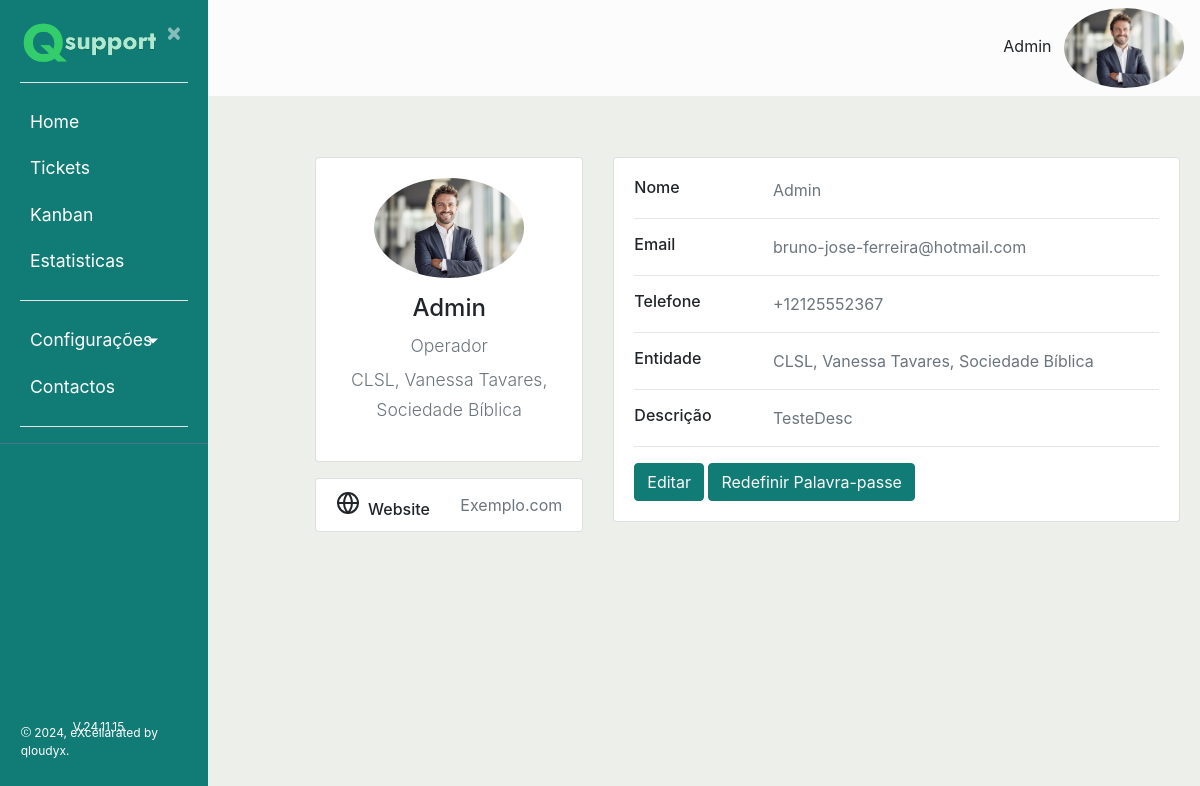
/profile/ (signed in), run on the app's committed database.
### ticket/models.py (models this page shows, shortened)
class Usuarios(AbstractBaseUser):
    uuid = models.UUIDField(default = uuid.uuid4)
    nome = models.CharField(max_length=100, unique=True,verbose_name='Utilizador')
    email = models.EmailField(verbose_name='E-mail')
    foto = models.ImageField(null=True, blank=True, upload_to='users/uploads/fotos',verbose_name='Foto')
    descricao = models.CharField(max_length=250, null=True)
    EscolhasRole = {
    ("Interno", "Interno"),
    ("Operador", "Operador"),
    ("Cliente", "Cliente"),
    }
    role = models.CharField(max_length=50,choices= EscolhasRole ,verbose_name='Cargo')
    entidade = models.ManyToManyField(Entidades, verbose_name='Entidades')
    telefone = PhoneNumberField(null=True, blank=False, unique=True, verbose_name='Telefone')
    date_of_birth = models.DateField(verbose_name='Data de Nascimento')
    is_active = models.BooleanField(default=True, verbose_name='Ativo?')
    is_admin = models.BooleanField(default=False, verbose_name='Admin?')
    objects = MyUserManager()
    USERNAME_FIELD = 'nome'
    REQUIRED_FIELDS = ['date_of_birth','email']
    def nomes_entidade(self):
            return ', '.join([a.nome for a in self.entidade.all()])
    nomes_entidade.short_description = "Entidades"

class Entidades(models.Model):
    nome = models.CharField(max_length=100)
    externo = models.BooleanField(default=False)

### users/views.py (the view)
# urls.py: path('profile/', users_views.profile, name='profile'), #URL para os perfís
@login_required
def profile(request):
    total = Ticket.objects.count()
    filtroresolvido = Ticket.objects.filter(estado="3")
    resolvido = filtroresolvido.count()
    percentresolvido = int(resolvido / total * 100)
    filtrocritico = Ticket.objects.filter(prioridade="4")
    critico = filtrocritico.count()
    percentcritico = int(critico / total * 100)
    filtroalto = Ticket.objects.filter(prioridade="3")
    alto = filtroalto.count()
    percentalto = int(alto / total * 100)
    filtromedio = Ticket.objects.filter(prioridade="2")
    medio = filtromedio.count()
    percentmedio = int(medio / total * 100)
    filtrobaixo = Ticket.objects.filter(prioridade="1")
    baixo = filtrobaixo.count()
    percentbaixo = int(baixo / total * 100)
    return render (request, 'users/profile.html',context =
                   {
                    'resolvido':percentresolvido,
                    'critico':percentcritico,
                    'alto':percentalto,
                    'medio':percentmedio,
                    'baixo':percentbaixo,
                   }
                   )

### users/templates/users/profile.html (shortened to what this page needs)
{% extends "ticket/base.html" %}
{% block content %}
    <div class="row gutters-sm">
        <div class="col-md-4 mb-3">
            <div class="card">
                <div class="card-body">
                    <div class="d-flex flex-column align-items-center text-center">
                        <img src= "{{ user.foto.url }} " alt="Admin" class="rounded-circle" width="150" />
                        <div class="mt-3">
                        <h4 class="account-Heading">{{ user.nome }}</h4>
                        <p style="text-align: center" class="text-secondary mb-1">{{user.role}}</p>
                        <p style="text-align: center" class="text-muted font-size-sm">{{user.nomes_entidade}}</p>
                    </div>
                </div>
            </div>
        </div>
        <div class="card mt-3">
            <ul class="list-group list-group-flush">
                <li class="list-group-item d-flex justify-content-between align-items-center flex-wrap">
                    <h6 class="mb-0">Website</h6>
                    <span class="text-secondary">Exemplo.com</span>
                </li>
            </ul>
        </div>
    </div>
    <div class="col-md-8">
        <div class="card mb-3">
            <div class="card-body">
                <div class="row">
                    <div class="col-sm-3">
                            <h6 class="mb-0">Nome</h6>
                        </div>
                        <div class="col-sm-9 text-secondary">
                            {{ user.nome }}
                        </div>
                    </div>
                    <hr>
                    <div class="row">
                        <div class="col-sm-3">
                            <h6 class="mb-0">Email</h6>
                        </div>
                        <div class="col-sm-9 text-secondary">
                            {{ user.email }}
                        </div>
                    </div>
                    <hr>
                    <div class="row">
                        <div class="col-sm-3">
                            <h6 class="mb-0">Telefone</h6>
                        </div>
                        <div class="col-sm-9 text-secondary">
                            {{ user.telefone }}
                        </div>
                    </div>
                    <hr>
                    <div class="row">
                        <div class="col-sm-3">
                            <h6 class="mb-0">Entidade</h6>
                        </div>
                        <div class="col-sm-9 text-secondary">
                            {{ user.nomes_entidade }}
                        </div>
                    </div>
                    <hr>
                    <div class="row">
                        <div class="col-sm-3">
                            <h6 class="mb-0">Descrição</h6>
                        </div>
                        <div class="col-sm-9 text-secondary">
                            {{ user.descricao }}
                        </div>
                    </div>
                    <hr>
                    <div class="row">
                        <div class="col-sm-12">
                            <a class="btn btn-info " target="" href="{% url 'editar_perfil' user.uuid %}">Editar</a>
                            <a class="btn btn-info " target="" href="{% url 'email' %}">Redefinir Palavra-passe</a>
                        </div>
                    </div>
                </div>
            </div>
        </div>
    </div>
{% endblock content %}

### ticket/templates/ticket/base.html (shortened to what this page needs)
{% load static %}
<!DOCTYPE html>
<html lang="en">
<head>
    <link rel="stylesheet" href="https://cdn.jsdelivr.net/npm/bootstrap@4.0.0/dist/css/bootstrap.min.css">
    <link rel="stylesheet" type="text/css" href="{% static 'ticket/main.css' %}">
</head>
<body>
    {% if user.nome == "Registo" %}
    <div class="wrapper">
        <nav id="sidebar">
            <div class="sidebar-header">
                <a href = "{% url 'ticket-home' %}"> <img src="{% static 'ticket/Qloudyx3.png' %}" style="width:150px;height:100%;"></a>
                <a class="close" onclick="CloseMenu()">&nbsp×&nbsp</a>
                <hr>
                <form method="post" action="{% url 'logout' %}">
                    {% csrf_token %}
                    <a><button style="color:white; text-align:center" class="astext" type="submit">Logout</button></a>
                </form>
                <hr>
            </div>
            </ul>
        </nav>
            <main role="main" class="container">
                <div class="row">
                    <div class="col-md-8">
                        {% if messages %}
                            {% for message in messages %}
                                <div class="alert alert-{{ message.tags }} ">
                                    {{ message }}
                                </div>
                            {% endfor %}
                        {% endif %}
                    </div>
                </div>
            </main>
            <div class="collapse navbar-collapse" id="navbarSupportedContent">
                <ul class="nav navbar-nav ml-auto">
                    <li class="nav-item active">
                        <div class="dropdown">
                            {% if user.is_authenticated %}
                            <img src= "{{ user.foto.url }} " alt="Menu" id="foto" class="rounded-circle" width="150"/>
                            <center>
                            </center>
                        </div>
                        {% endif %}
                    </li>
                </ul>
                </div>
        </div>
        {% block restricted %}{% endblock %}
    {% else %}
    <div class="wrapper">
        <nav id="sidebar">
            <div class="sidebar-header">
                <a href = "{% url 'ticket-home' %}"> <img src="{% static 'ticket/Qloudyx3.png' %}" style="width:140px;height:100%;"></a>
                <a class="close" onclick="CloseMenu();Aparece()">&nbsp×&nbsp</a>
                <hr>
            </div>
            <ul class="list-unstyled components" >
                <li>
                    {% if user.role == "Interno" or user.role == "Operador" or user.is_admin %}
                        <a href="{% url 'ticket-home' %}">Home</a>
                    {% endif %}
                    {% if user.is_authenticated %}
                        <a class= "nav-item nav-link"href="{% url 'listaticket' %}?aberto=1">Tickets</a>
                        {% if user.role == "Interno" or user.role == "Operador" or user.is_admin %}
                            <a class= "nav-item nav-link"href="{% url 'listakanban' %}">Kanban</a>
                            <a class= "nav-item nav-link"href="{% url 'ticketcharts' %}">Estatisticas</a>
                        {% endif %}
                    {% endif %}
                </li>
                {% if user.is_admin or user.role == "Interno"%}
                <li>
                    <hr>
                    <a href="#homeSubmenu" data-toggle="collapse" aria-expanded="false" class="dropdown-toggle">Configurações</a>
                </li>
                {% endif %}
                <li>
                <a href="#">Contactos</a>
                </li>
                    <hr>
            </ul>
        <footer style="font-size:12px;position:absolute; bottom:8%; left:35%;">V.24.11.15</footer>
        <footer style="font-size:12px;position:absolute; bottom:5%; left:10%;">
        2024, eXcellarated by <a href="http://www.qloudyx.pt">qloudyx</a>.</footer>
        </nav>
        </div>
        <div id="contenta">
            <nav style="background-color:#fcfcfc;" class="navbar navbar-expand">
                <div class="container-fluid">
                    {% if user.is_authenticated %}
                    <div class="collapse navbar-collapse" id="navbarSupportedContent">
                        <ul class="nav navbar-nav ml-auto">
                            <li class="nav-item active">
                                <div class="dropdown">
                                    {% if user.is_authenticated %}
                                    <a class="nav-link" style="display:inline;text-align:center" href="#">{{user.nome}}</a>
                                    <img src= "{{ user.foto.url }} " alt="Menu" class="rounded-circle" width="120" />
                                </div>
                                {% endif %}
                            </li>
                        </ul>
                    </div>
                    {% endif %}
                </div>
            </nav>
            <main role="main" class="container">
                <div class="row">
                    <div class="col-md-8">
                    </div>
                </div>
            </main>
        {% endif %}
        <div id="content">
            {% block content %}{% endblock %}
        </div>
</body>
</html>

### ticket/static/ticket/main.css (style rules this page uses)
body { background-color: #ecefea; }
p { font-size: 1.1em; font-weight: 300; line-height: 1.7em; max-width: 250px; color: black; display:block; text-align: left; }
hr { background-color: white; }
a, a:hover, a:focus { color: inherit; text-decoration: none; transition: all 0.3s; }
.navbar { width: 100%; background: #fff; border: none; border-radius: 0; margin-bottom: 40px; box-shadow:rgba(0, 0, 0, 0.1); }
.wrapper { display: flex; width: 100%; align-items: stretch; }
#sidebar { height: 100%; width: 250; position: fixed; z-index: 1; overflow-x: hidden; background: #117B76; color: #fff; transition: all 0.3s; }
#sidebar .sidebar-header { padding-left: 20px; padding-top: 20px; padding-right: 20px; background: #117B76; }
#sidebar ul.components { padding-left: 20px; padding-right: 20px; border-bottom: 1px solid #47748b; }
#sidebar ul li a { padding: 10px; font-size: 1.1em; display: block; }
a[data-toggle="collapse"] { position: relative; }
.dropdown-toggle::after { display: block; position: absolute; top: 50%; right: 30px; transform: translateY(-50%); }
#contenta { margin-left: 0px !important; position: relative; padding-left: 5px; padding-bottom: 15px !important; transition: all 0.3s; }
#content { margin-left: 290px; position: relative; padding: 20px; min-height: 80vh; transition: all 0.3s; }

### ticket/templates/ticket/base.html (style rules this page uses)
.dropdown { position: relative; display: inline-block; }
.btn-primary,.btn-info,.btn-secondary,.btn-success,.btn-danger { background-color:#117B76; border-color:#117B76; color:#fafafa; transition: 0.5s }
body { background-color: #ecefea; }

### data on the page
Usuarios: nome "Admin", foto (picture), role "Operador", nomes_entidade "CLSL, Vanessa Tavares, Sociedade Bíblica", email "bruno-jose-ferreira@hotmail.com", telefone "+12125552367", descricao "TesteDesc"
